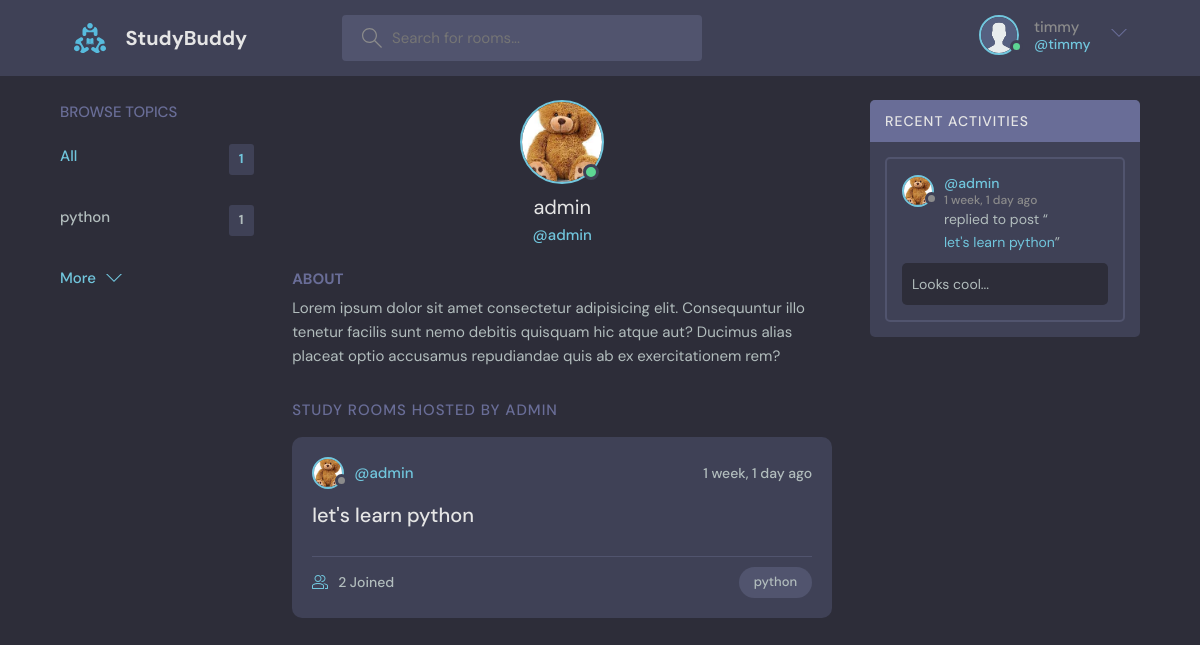
Page /profile/1 (signed in) on the committed database.
### base/models.py (models this page shows)
class User(AbstractUser):
    name = models.CharField(max_length=200, null=True)
    email = models.EmailField(unique=True, null=True)
    bio = models.TextField(null=True)
    avatar = models.ImageField(null=True, default="avatar.svg")
    USERNAME_FIELD = 'email'
    REQUIRED_FIELDS = []
    def __str__(self):
        return self.username

class Topic(models.Model):
    name = models.CharField(max_length=255)
    def __str__(self):
        return self.name

class Room(models.Model):
    host = models.ForeignKey(User, on_delete=models.SET_NULL, null=True)
    topic = models.ForeignKey(Topic, on_delete=models.SET_NULL, null=True)
    name = models.CharField(max_length=255)
    description = models.TextField(null=True, blank=True)
    members = models.ManyToManyField(User, related_name='members', blank=True)
    updated = models.DateTimeField(auto_now=True)
    created = models.DateTimeField(auto_now_add=True)
    class Meta:
        ordering = ['-updated', '-created']
    def __str__(self):
        return self.name

class RoomMessage(models.Model):
    user = models.ForeignKey(User, on_delete=models.CASCADE)
    room = models.ForeignKey(Room, on_delete=models.CASCADE)
    text = models.TextField()
    updated = models.DateTimeField(auto_now=True)
    created = models.DateTimeField(auto_now_add=True)
    class Meta:
        ordering = ['-updated', '-created']
    def __str__(self):
        return self.text[:50] + '...'

### base/views.py (the view)
# urls.py: path("profile/<int:pk>", views.profile, name="profile"),
@login_required
def profile(request, pk):
    user = get_object_or_404(User, pk=pk)
    rooms_list = user.room_set.all()
    room_messages = user.roommessage_set.all()
    topics = Topic.objects.all()[:5]
    return render(request, 'base/profile.html', {
        'user': user,
        'rooms': rooms_list,
        'room_messages': room_messages,
        'topics': topics
    })

### base/templates/base/profile.html (shortened to what this page needs)
{% extends 'layout.html' %}
{% load static %}
{% block content %}
  <main class="profile-page layout layout--3">
    <div class="container">
      {% include 'base/topics_component.html'%}
      <div class="roomList">
        <div class="profile">
          <div class="profile__avatar">
            <div class="avatar avatar--large active">
              <img src="{{user.avatar.url}}" />
            </div>
          </div>
          <div class="profile__info">
            <h3>{{ user.username }}</h3>
            <p>@{{ user.username }}</p>
          </div>
          <div class="profile__about">
            <h3>About</h3>
            <p>
              Lorem ipsum dolor sit amet consectetur adipisicing elit. Consequuntur illo tenetur
              facilis sunt nemo debitis quisquam hic atque aut? Ducimus alias placeat optio
              accusamus repudiandae quis ab ex exercitationem rem?
            </p>
          </div>
        </div>
        <div class="roomList__header">
          <div>
            <h2>Study Rooms Hosted by {{ user.username }}</a>
            </h2>
          </div>
        </div>
        {% include 'base/rooms_component.html'%}
      </div>
      {% include 'base/activity_component.html'%}
    </div>
  </main>
{% endblock %}

### templates/nav.html (shortened to what this page needs)
{% load static %}
<header class="header header--loggedIn">
    <div class="container">
        <a href="/" class="header__logo">
            <img src="{% static 'images/logo.svg' %}"/>
            <h1>StudyBuddy</h1>
        </a>
        <form action="{% url 'base:rooms' %}" class="header__search">
            <label>
                <input name="search" placeholder="Search for rooms..."/>
            </label>
        </form>
        <nav class="header__menu">
            {% if request.user.is_authenticated %}
            <div class="header__user">
                <a href="{% url 'base:profile' request.user.id %}">
                    <div class="avatar avatar--medium active">
                        <img src="{{request.user.avatar.url}}"/>
                    </div>
                    <p>{{request.user}} <span>@{{ request.user.username }}</span></p>
                </a>
                <button class="dropdown-button">
                    <svg version="1.1" xmlns="http://www.w3.org/2000/svg" width="32" height="32" viewBox="0 0 32 32">
                        <title>chevron-down</title>
                        <path d="M16 21l-13-13h-3l16 16 16-16h-3l-13 13z"></path>
                    </svg>
                </button>
            </div>
            {% else %}
            <a href="{% url 'base:login' %}">
              <img src="{% static 'images/avatar.svg' %}" />
              <p>Login</p>
            </a>
            {% endif %}
        </nav>
    </div>
</header>

### base/templates/base/topics_component.html
<div class="topics">
    <div class="topics__header">
        <h2>Browse Topics</h2>
    </div>
    <ul class="topics__list">
        <li>
            <a href="{% url 'base:rooms' %}" class="active">All <span>{{ topics.count }}</span></a>
        </li>
        {% for topic in topics %}
        <li>
            <a href="{% url 'base:rooms' %}?search={{topic}}">{{ topic }} <span>{{ topic.room_set.all.count }}</span></a>
        </li>
        {% endfor %}
    </ul>
    <a class="btn btn--link" href="{% url 'base:topic' %}">
        More
        <svg version="1.1" xmlns="http://www.w3.org/2000/svg" width="32" height="32" viewBox="0 0 32 32">
            <title>chevron-down</title>
            <path d="M16 21l-13-13h-3l16 16 16-16h-3l-13 13z"></path>
        </svg>
    </a>
</div>

### base/templates/base/rooms_component.html (shortened to what this page needs)
{% for room in rooms %}
<div class="roomListRoom">
            <div class="roomListRoom__header">
              <a href="{% url 'base:profile' room.host.id %}" class="roomListRoom__author">
                <div class="avatar avatar--small">
                  <img src="{{room.host.avatar.url}}" />
                </div>
                <span>@{{ room.host.username }}</span>
              </a>
              <div class="roomListRoom__actions">
                <span>{{ room.created|timesince }} ago</span>
              </div>
            </div>
            <div class="roomListRoom__content">
              <a href="{% url 'base:room' room.id %}">{{ room.name }}</a>
            </div>
            <div class="roomListRoom__meta">
              <a href="{% url 'base:room' room.id %}" class="roomListRoom__joined">
                {{ room.members.all.count }} Joined
              </a>
              <p class="roomListRoom__topic">{{ room.topic }}</p>
            </div>
          </div>
{% endfor %}

### base/templates/base/activity_component.html (shortened to what this page needs)
<div class="activities">
    <div class="activities__header">
        <h2>Recent Activities</h2>
    </div>
    {% for msg in room_messages%}
    <div class="activities__box">
        <div class="activities__boxHeader roomListRoom__header">
            <a href="{% url 'base:profile' msg.user.id %}" class="roomListRoom__author">
                <div class="avatar avatar--small">
                    <img src="{{msg.user.avatar.url}}"/>
                </div>
                <p>
                    @{{ msg.user }}
                    <span>{{ msg.created|timesince }} ago</span>
                </p>
            </a>
        </div>
        <div class="activities__boxContent">
            <p>replied to post “<a href="{% url 'base:room' msg.room.id %}">{{ msg.room }}</a>”</p>
            <div class="activities__boxRoomContent">
                {{ msg }}
            </div>
        </div>
    </div>
    {%endfor%}
</div>

### rows in the picture
User: user.avatar (placeholder picture), user "timmy", user.username "timmy"
Topic: name "python", room_set.all.count "1"
User: avatar (picture), username "admin", username "ADMIN"
Room: host.avatar (picture), host.username "admin", created "1 week, 1 day", name "let's learn python", members.all.count "2", topic "python"
RoomMessage: user.avatar (picture), user "admin", created "1 week, 1 day", room "let's learn python", text "Looks cool..."

### other values in the picture
{{ topics.count }} "1"
